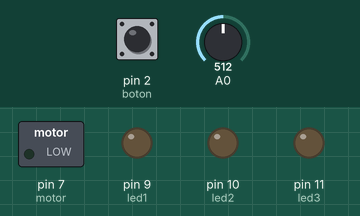
This sketch was run on a simulated Arduino Uno, built with avr-gcc and run on an emulated ATmega328P. Shown: switched loads named in the sketch (green lamp = pin HIGH), output pins drawn as LEDs (lit = HIGH). Inputs (shaded band) come from the test bench; at power-on: pin 2 (boton) HIGH, A0 = 512. What the sketch prints to the serial monitor is not drawn.

Above: at 1.2 s.
1.3 s: pin 2 (boton) pulled LOW for 0.15 s
At 1.9 s:
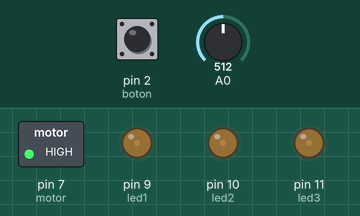
4.3 s: pin 2 (boton) pulled LOW for 1 s
At 7.5 s:
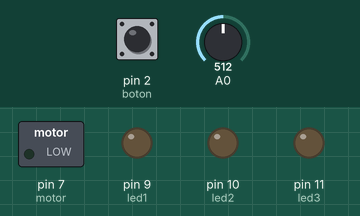
7.7 s: pin 2 (boton) pulled LOW for 3.2 s
At 8.2 s:
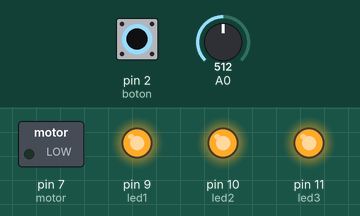
Timing chart, 0 to 14.2 s (numbered marks = the images above; inputs shaded):
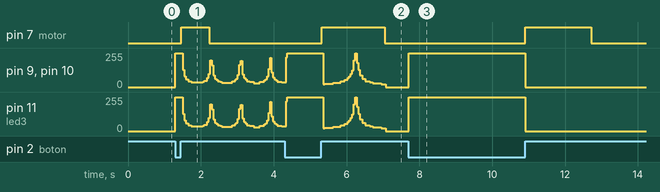

The sketch:

titono_programa.ino
```cpp
const int boton = 2;  //Control de la Tapa
boolean estado;
int led1 = 9;
int led2 = 10;
int led3 = 11;
int motor = 7;

int brillo1 = 0;
float suma = 5;

int soplo[300];
int soplido;
long general = 0;

int value = LOW;
long cnt = 0;
long low = 0;
long high = 1000;
int op = 3;
long a = 0;
int periodo = 0;
int contador = 0;
int scont = 0;
int tiempo = 0;

void setup(){
  Serial.begin(9600);

  pinMode(boton, INPUT);
  pinMode(led1, OUTPUT);
  pinMode(led2, OUTPUT);
  pinMode(led3, OUTPUT);
  pinMode(motor, OUTPUT);
}

void loop(){
  estado = digitalRead(boton);

  if(estado == 0){
    soplido = analogRead(A0);
    scont = 0;
    tiempo = 0;
    digitalWrite(motor, LOW);
    //Cuando la tapa está abierta

    if(soplido > 52){
      int sumando = (int)map(soplido, 52, 200, 1, 5);
      general += sumando;

      brillo1 = map(soplido, 52, 200, 0, 255);
      brillo1 = constrain(brillo1, 0, 255);

      analogWrite(led1, brillo1);
      analogWrite(led2, brillo1);
      analogWrite(led3, brillo1);
    }
    else{
      analogWrite(led1, 0);
      analogWrite(led2, 0);
      analogWrite(led3, 0);
    }
  }
  else{
    //Cuando la tapa está cerrada
    soplido = 0;

    if(general > 100){

      periodo = map(general, 100, 1500, 200, 6000);
      periodo = constrain(periodo, 0, 6000);

      tiempo = map(general, 100, 1500, 0, 350);
      tiempo = constrain(tiempo, 0, 350);

      contador++;
      scont++;

      if(contador > 0){
        a += op;
        pulso(a, 10);
        if( a > 200 || a < 0 ) op *= -1;
      }

      if(contador == 600){
        general = 0;
        contador = 0;
        scont = 0;

        digitalWrite(led1, 0);
        digitalWrite(led2, 0);
        digitalWrite(led3, 0);
      }

      if(scont > tiempo){
        digitalWrite(motor, LOW);
      }
      else{
        digitalWrite(motor, HIGH);
      }
    }
    else{
      digitalWrite(motor, LOW);
    }
  }

  Serial.println(tiempo);
}


void pulso(long low, long high){
  int c = 2;
  while ( c > 0 ) {
    blink(low, high, periodo);
    c-=1;
  }
}

void blink(long low, long high, int periodo){
  long period = periodo;
  long pt = period * high / (low + high );
  int value = LOW;
  digitalWrite(led1, value);
  digitalWrite(led2, value);
  digitalWrite(led3, value);

  while( period > 0 ) {
    if (period < pt && value == LOW ) {
      value = HIGH;
      digitalWrite(led1, value);
      digitalWrite(led2, value);
      digitalWrite(led3, value);
    }
    period -= 1;
  }
}
```

Measured:
- after the input at 1.3 s, pin 7 (motor): LOW → HIGH after 0.16 s, → LOW 0.78 s later
- after the input at 4.3 s, pin 7 (motor): LOW → HIGH after 1.0 s, → LOW 1.7 s later
- after the input at 7.7 s, pin 7 (motor): LOW → HIGH after 3.2 s, → LOW 1.8 s later; pin 9 (led1), pin 10 (led2), pin 11 (led3): 0/255 → 255/255 at once, → 0/255 3.2 s later
